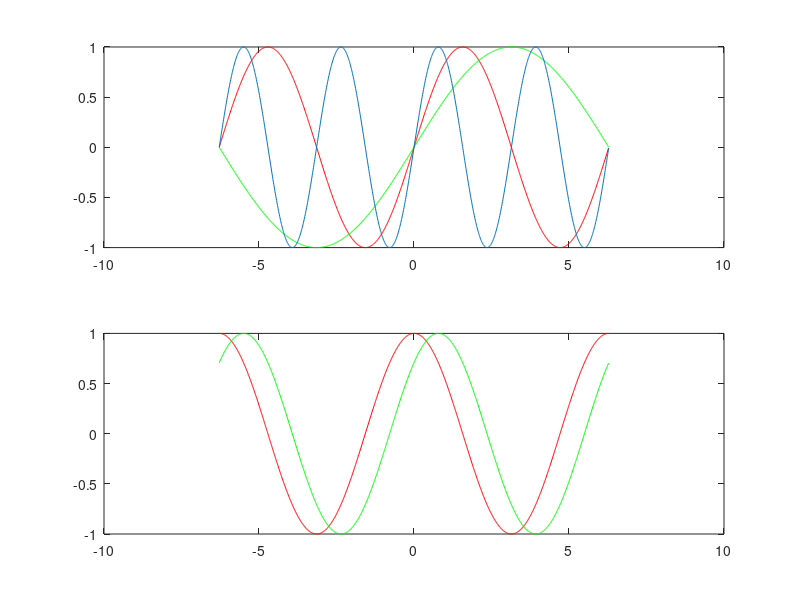

MATLAB code to generate this figure:
clear all
close all
clc
 
t=[-2*pi:0.01:2*pi];
x=sin(t);
y=sin(t/2);
z=sin(2*t);
 
subplot(2,1,1)
 
plot(t,x,'r')
hold on
plot(t,y,'g')
hold on
plot(t,z)
 
a=cos(t);
b=cos(t-(pi/4));
 
subplot(2,1,2)

plot(t,a,'r')
hold on
plot(t,b,'g')
hold on
